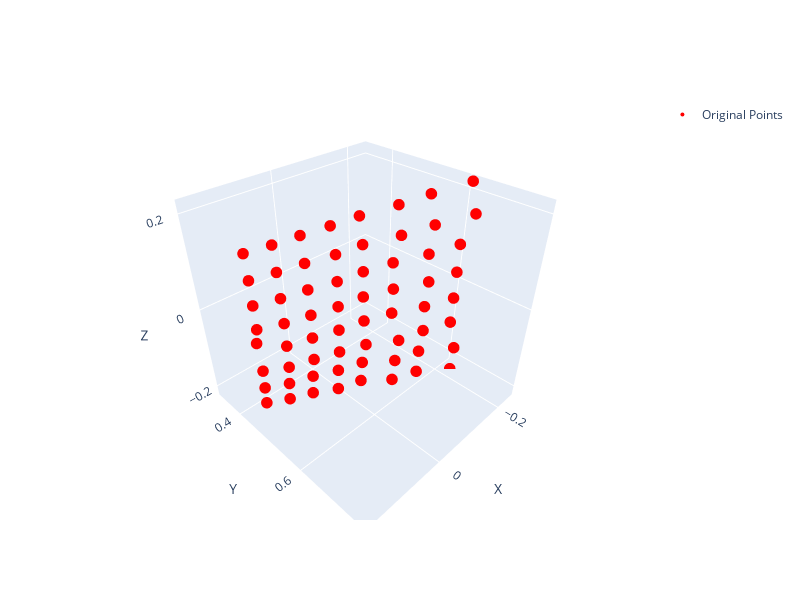

Source (notebook cell):
### Code cell
plot_points(pt_clouds_flattened)
